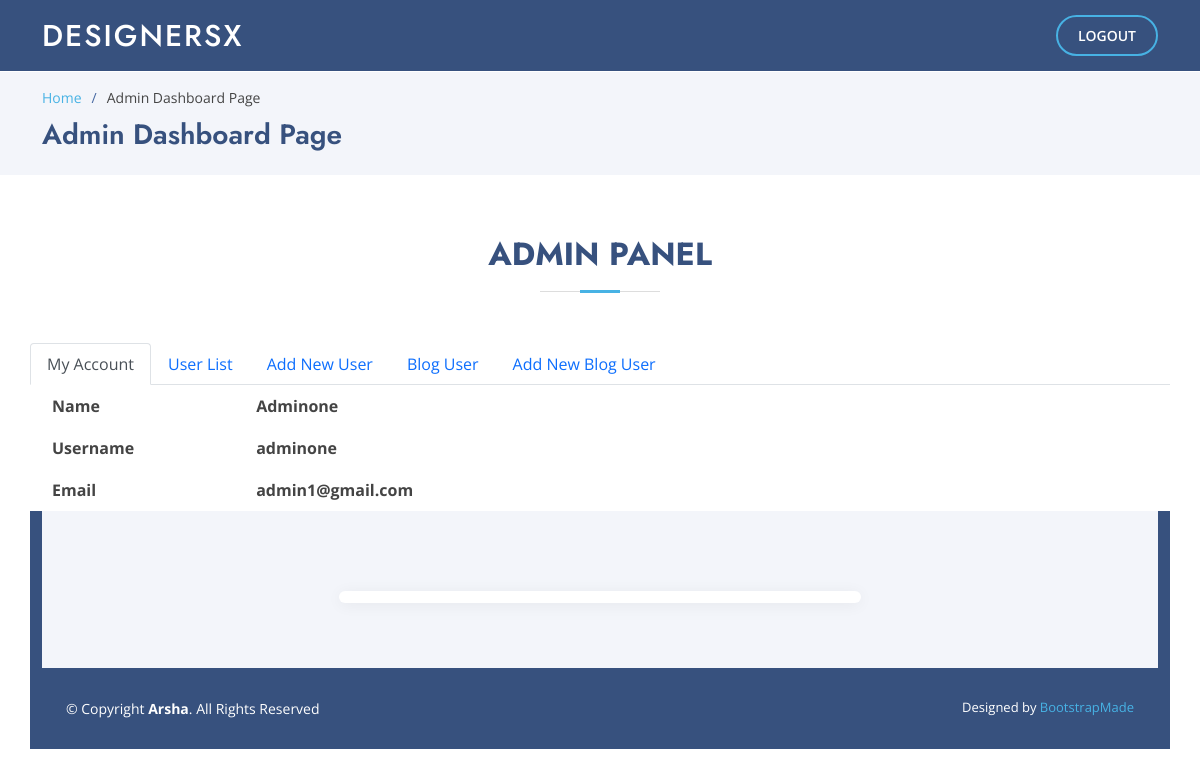
The app's page /admindashboard.php (signed in) with its own data.
### tables this page shows
CREATE TABLE `users` (
  `id` int NOT NULL,
  `name` varchar(255) NOT NULL,
  `email` varchar(255) NOT NULL,
  `profile_pic` varchar(255) DEFAULT NULL,
  `username` varchar(255) NOT NULL,
  `password` varchar(255) NOT NULL,
  `role` varchar(255) NOT NULL,
  `status` tinyint(1) DEFAULT '0'
);

### admindashboard.php (the view, shortened to what this page needs)
<php
?>
<?php
    $id = $_SESSION['admin_id'];
    include_once("includes/config.php");
    $query = "SELECT * FROM users WHERE id=".$id;
    $result = mysqli_query($conn, $query);
    $row =mysqli_fetch_array($result);
    $name = $row['name'];
    $email = $row['email'];
    $username = $row['username'];
?>
<?php include 'includes/dashHeader.php'; ?>
  <main id="main">
    <section id="breadcrumbs" class="breadcrumbs">
      <div class="container">
        <ol>
          <li><a href="index.php">Home</a></li>
          <li>Admin Dashboard Page</li>
        </ol>
        <h2>Admin Dashboard Page</h2>
      </div>
    </section>
    <section class="inner-page form-section dashboard">
      <div class="container">
	  <div class="section-title">
          <h2>Admin Panel</h2>
        </div>
		<div class="row">
        <ul class="nav nav-tabs" id="myTab" role="tablist">
            <li class="nav-item" role="presentation">
                <button class="nav-link active" id="home-tab" data-bs-toggle="tab" data-bs-target="#home" type="button" role="tab" aria-controls="home" aria-selected="true">My Account</button>
            </li>
            <li class="nav-item" role="presentation">
                <button class="nav-link" id="userlist-tab" data-bs-toggle="tab" data-bs-target="#userlist" type="button" role="tab" aria-controls="userlist" aria-selected="false">User List</button>
            </li>
            <li class="nav-item" role="presentation">
                <button class="nav-link" id="contact-tab" data-bs-toggle="tab" data-bs-target="#contact" type="button" role="tab" aria-controls="contact" aria-selected="false">Add New User</button>
            </li>
            <li class="nav-item" role="presentation">
                <button class="nav-link" id="bloguser-tab" data-bs-toggle="tab" data-bs-target="#bloguser" type="button" role="tab" aria-controls="bloguser" aria-selected="false">Blog User</button>
            </li>
            <li class="nav-item" role="presentation">
                <button class="nav-link" id="newblog-tab" data-bs-toggle="tab" data-bs-target="#newblog" type="button" role="tab" aria-controls="newblog" aria-selected="false">Add New Blog User</button>
            </li>
        </ul>
        <div class="tab-content" id="myTabContent">
            <div class="tab-pane fade show active" id="home" role="tabpanel" aria-labelledby="home-tab">
            <table>
                <tr>
                    <td >Name</td>
                    <td ><?php echo $name;?></td>
                </tr>
                <tr>
                    <td>Username</td>
                    <td><?php echo $username;?></td>
                </tr>
                <tr>
                    <td>Email</td>
                    <td><?php echo $email;?></td>
                </tr>
            </table>
            </div>
</div>
<?php include 'includes/dashFooter.php'; ?>

### assets/css/style.css (style rules this page uses)
body { font-family: "Open Sans", sans-serif; color: #444444; }
a { color: #47b2e4; text-decoration: none; }
h1, h2, h3, h4, h5, h6 { font-family: "Jost", sans-serif; }
section { padding: 60px 0; overflow: hidden; }
.section-title { text-align: center; padding-bottom: 30px; }
.section-title h2 { font-size: 32px; font-weight: bold; text-transform: uppercase; margin-bottom: 20px; padding-bottom: 20px; position: relative; color: #37517e; }
.section-title h2::before { content: ""; position: absolute; display: block; width: 120px; height: 1px; background: #ddd; bottom: 1px; left: calc(50% - 60px); }
.section-title h2::after { content: ""; position: absolute; display: block; width: 40px; height: 3px; background: #47b2e4; bottom: 0; left: calc(50% - 20px); }
.breadcrumbs { padding: 15px 0; background: #f3f5fa; min-height: 40px; margin-top: 72px; }
.breadcrumbs h2 { font-size: 28px; font-weight: 600; color: #37517e; }
.breadcrumbs ol { display: flex; flex-wrap: wrap; list-style: none; padding: 0 0 10px 0; margin: 0; font-size: 14px; }
.breadcrumbs ol li + li { padding-left: 10px; }
.breadcrumbs ol li + li::before { display: inline-block; padding-right: 10px; color: #4668a2; content: "/"; }

### admindashboard.php (style rules this page uses)
table { border-collapse: collapse; width: 50%; }
th, td { font-weight: bold; text-align: left; padding: 10px; }

### records on screen
users: name "Adminone", username "adminone", email "admin1@gmail.com"
